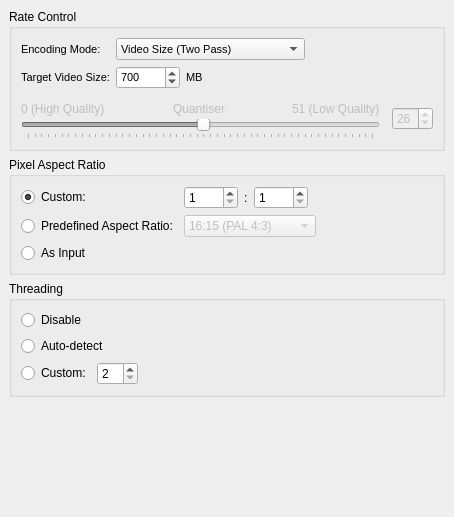
     <widget class="QWidget" name="tab" >
      <attribute name="title" >
       <string>General</string>
      </attribute>
      <layout class="QVBoxLayout" >
       <property name="margin" >
        <number>9</number>
       </property>
       <property name="spacing" >
        <number>6</number>
       </property>
       <item>
        <widget class="QGroupBox" name="groupBox_2" >
         <property name="title" >
          <string>Rate Control</string>
         </property>
         <layout class="QVBoxLayout" >
          <property name="margin" >
           <number>9</number>
          </property>
          <property name="spacing" >
           <number>6</number>
          </property>
          <item>
           <layout class="QGridLayout" >
            <property name="margin" >
             <number>0</number>
            </property>
            <property name="spacing" >
             <number>6</number>
            </property>
            <item row="1" column="0" >
             <widget class="QLabel" name="targetRateControlLabel1" >
              <property name="font" >
               <font>
                <family>MS Shell Dlg 2</family>
                <pointsize>8</pointsize>
                <weight>50</weight>
                <italic>false</italic>
                <bold>false</bold>
                <underline>false</underline>
                <strikeout>false</strikeout>
               </font>
              </property>
              <property name="text" >
               <string>Target Video Size:</string>
              </property>
             </widget>
            </item>
            <item row="0" column="1" >
             <layout class="QHBoxLayout" >
              <property name="margin" >
               <number>0</number>
              </property>
              <property name="spacing" >
               <number>6</number>
              </property>
              <item>
               <widget class="QComboBox" name="encodingModeComboBox" >
                <property name="font" >
                 <font>
                  <family>MS Shell Dlg 2</family>
                  <pointsize>8</pointsize>
                  <weight>50</weight>
                  <italic>false</italic>
                  <bold>false</bold>
                  <underline>false</underline>
                  <strikeout>false</strikeout>
                 </font>
                </property>
                <property name="currentIndex" >
                 <number>3</number>
                </property>
                <item>
                 <property name="text" >
                  <string>Constant Bitrate (Single Pass)</string>
                 </property>
                </item>
                <item>
                 <property name="text" >
                  <string>Constant Quality (Single Pass)</string>
                 </property>
                </item>
                <item>
                 <property name="text" >
                  <string>Average Quantizer (Single Pass)</string>
                 </property>
                </item>
                <item>
                 <property name="text" >
                  <string>Video Size (Two Pass)</string>
                 </property>
                </item>
                <item>
                 <property name="text" >
                  <string>Average Bitrate (Two Pass)</string>
                 </property>
                </item>
               </widget>
              </item>
              <item>
               <spacer>
                <property name="orientation" >
                 <enum>Qt::Horizontal</enum>
                </property>
                <property name="sizeHint" >
                 <size>
                  <width>40</width>
                  <height>20</height>
                 </size>
                </property>
               </spacer>
              </item>
             </layout>
            </item>
            <item row="0" column="0" >
             <widget class="QLabel" name="label" >
              <property name="font" >
               <font>
                <family>MS Shell Dlg 2</family>
                <pointsize>8</pointsize>
                <weight>50</weight>
                <italic>false</italic>
                <bold>false</bold>
                <underline>false</underline>
                <strikeout>false</strikeout>
               </font>
              </property>
              <property name="text" >
               <string>Encoding Mode:</string>
              </property>
             </widget>
            </item>
            <item row="1" column="1" >
             <layout class="QHBoxLayout" >
              <property name="margin" >
               <number>0</number>
              </property>
              <property name="spacing" >
               <number>6</number>
              </property>
              <item>
               <widget class="QSpinBox" name="targetRateControlSpinBox" >
                <property name="font" >
                 <font>
                  <family>MS Shell Dlg 2</family>
                  <pointsize>8</pointsize>
                  <weight>50</weight>
                  <italic>false</italic>
                  <bold>false</bold>
                  <underline>false</underline>
                  <strikeout>false</strikeout>
                 </font>
                </property>
                <property name="prefix" >
                 <string/>
                </property>
                <property name="maximum" >
                 <number>999999999</number>
                </property>
                <property name="value" >
                 <number>700</number>
                </property>
               </widget>
              </item>
              <item>
               <widget class="QLabel" name="targetRateControlLabel2" >
                <property name="font" >
                 <font>
                  <family>MS Shell Dlg 2</family>
                  <pointsize>8</pointsize>
                  <weight>50</weight>
                  <italic>false</italic>
                  <bold>false</bold>
                  <underline>false</underline>
                  <strikeout>false</strikeout>
                 </font>
                </property>
                <property name="text" >
                 <string>MB</string>
                </property>
               </widget>
              </item>
              <item>
               <spacer>
                <property name="orientation" >
                 <enum>Qt::Horizontal</enum>
                </property>
                <property name="sizeHint" >
                 <size>
                  <width>183</width>
                  <height>20</height>
                 </size>
                </property>
               </spacer>
              </item>
             </layout>
            </item>
           </layout>
          </item>
          <item>
           <spacer>
            <property name="orientation" >
             <enum>Qt::Vertical</enum>
            </property>
            <property name="sizeType" >
             <enum>QSizePolicy::Fixed</enum>
            </property>
            <property name="sizeHint" >
             <size>
              <width>20</width>
              <height>4</height>
             </size>
            </property>
           </spacer>
          </item>
          <item>
           <layout class="QHBoxLayout" >
            <property name="margin" >
             <number>0</number>
            </property>
            <property name="spacing" >
             <number>12</number>
            </property>
            <item>
             <layout class="QVBoxLayout" >
              <property name="margin" >
               <number>0</number>
              </property>
              <property name="spacing" >
               <number>0</number>
              </property>
              <item>
               <layout class="QHBoxLayout" >
                <property name="margin" >
                 <number>0</number>
                </property>
                <property name="spacing" >
                 <number>0</number>
                </property>
                <item>
                 <widget class="QLabel" name="quantiserLabel1" >
                  <property name="enabled" >
                   <bool>false</bool>
                  </property>
                  <property name="text" >
                   <string>0 (High Quality)</string>
                  </property>
                 </widget>
                </item>
                <item>
                 <spacer>
                  <property name="orientation" >
                   <enum>Qt::Horizontal</enum>
                  </property>
                  <property name="sizeHint" >
                   <size>
                    <width>40</width>
                    <height>20</height>
                   </size>
                  </property>
                 </spacer>
                </item>
                <item>
                 <widget class="QLabel" name="quantiserLabel2" >
                  <property name="enabled" >
                   <bool>false</bool>
                  </property>
                  <property name="text" >
                   <string>Quantiser</string>
                  </property>
                 </widget>
                </item>
                <item>
                 <spacer>
                  <property name="orientation" >
                   <enum>Qt::Horizontal</enum>
                  </property>
                  <property name="sizeHint" >
                   <size>
                    <width>40</width>
                    <height>20</height>
                   </size>
                  </property>
                 </spacer>
                </item>
                <item>
                 <widget class="QLabel" name="quantiserLabel3" >
                  <property name="enabled" >
                   <bool>false</bool>
                  </property>
                  <property name="text" >
                   <string>51 (Low Quality)</string>
                  </property>
                 </widget>
                </item>
               </layout>
              </item>
              <item>
               <widget class="QSlider" name="quantiserSlider" >
                <property name="enabled" >
                 <bool>false</bool>
                </property>
                <property name="maximum" >
                 <number>51</number>
                </property>
                <property name="pageStep" >
                 <number>5</number>
                </property>
                <property name="value" >
                 <number>26</number>
                </property>
                <property name="orientation" >
                 <enum>Qt::Horizontal</enum>
                </property>
                <property name="tickPosition" >
                 <enum>QSlider::TicksBelow</enum>
                </property>
               </widget>
              </item>
             </layout>
            </item>
            <item>
             <widget class="QSpinBox" name="quantiserSpinBox" >
              <property name="enabled" >
               <bool>false</bool>
              </property>
              <property name="maximum" >
               <number>51</number>
              </property>
              <property name="value" >
               <number>26</number>
              </property>
             </widget>
            </item>
           </layout>
          </item>
         </layout>
        </widget>
       </item>
       <item>
        <widget class="QGroupBox" name="groupBox_15" >
         <property name="title" >
          <string>Pixel Aspect Ratio</string>
         </property>
         <layout class="QVBoxLayout" >
          <property name="margin" >
           <number>9</number>
          </property>
          <property name="spacing" >
           <number>6</number>
          </property>
          <item>
           <layout class="QGridLayout" >
            <property name="margin" >
             <number>0</number>
            </property>
            <property name="spacing" >
             <number>6</number>
            </property>
            <item row="0" column="0" >
             <widget class="QRadioButton" name="sarCustomRadioButton" >
              <property name="text" >
               <string>Custom:</string>
              </property>
              <property name="checked" >
               <bool>true</bool>
              </property>
             </widget>
            </item>
            <item row="2" column="0" >
             <widget class="QRadioButton" name="sarAsInputRadioButton" >
              <property name="text" >
               <string>As Input</string>
              </property>
             </widget>
            </item>
            <item row="2" column="1" >
             <layout class="QHBoxLayout" >
              <property name="margin" >
               <number>0</number>
              </property>
              <property name="spacing" >
               <number>6</number>
              </property>
              <item>
               <widget class="QLabel" name="sarAsInputLabel" >
                <property name="enabled" >
                 <bool>false</bool>
                </property>
                <property name="text" >
                 <string/>
                </property>
               </widget>
              </item>
              <item>
               <spacer>
                <property name="orientation" >
                 <enum>Qt::Horizontal</enum>
                </property>
                <property name="sizeHint" >
                 <size>
                  <width>40</width>
                  <height>20</height>
                 </size>
                </property>
               </spacer>
              </item>
             </layout>
            </item>
            <item row="0" column="1" >
             <layout class="QHBoxLayout" >
              <property name="margin" >
               <number>0</number>
              </property>
              <property name="spacing" >
               <number>6</number>
              </property>
              <item>
               <widget class="QSpinBox" name="sarCustomSpinBox1" >
                <property name="maximum" >
                 <number>9999</number>
                </property>
                <property name="minimum" >
                 <number>1</number>
                </property>
                <property name="value" >
                 <number>1</number>
                </property>
               </widget>
              </item>
              <item>
               <widget class="QLabel" name="sarCustomLabel" >
                <property name="text" >
                 <string>:</string>
                </property>
               </widget>
              </item>
              <item>
               <widget class="QSpinBox" name="sarCustomSpinBox2" >
                <property name="maximum" >
                 <number>9999</number>
                </property>
                <property name="minimum" >
                 <number>1</number>
                </property>
                <property name="value" >
                 <number>1</number>
                </property>
               </widget>
              </item>
              <item>
               <spacer>
                <property name="orientation" >
                 <enum>Qt::Horizontal</enum>
                </property>
                <property name="sizeHint" >
                 <size>
                  <width>40</width>
                  <height>20</height>
                 </size>
                </property>
               </spacer>
              </item>
             </layout>
            </item>
            <item row="1" column="0" >
             <widget class="QRadioButton" name="sarPredefinedRadioButton" >
              <property name="text" >
               <string>Predefined Aspect Ratio:</string>
              </property>
             </widget>
            </item>
            <item row="1" column="1" >
             <layout class="QHBoxLayout" >
              <property name="margin" >
               <number>0</number>
              </property>
              <property name="spacing" >
               <number>6</number>
              </property>
              <item>
               <widget class="QComboBox" name="sarPredefinedComboBox" >
                <property name="enabled" >
                 <bool>false</bool>
                </property>
                <item>
                 <property name="text" >
                  <string>16:15 (PAL 4:3)</string>
                 </property>
                </item>
                <item>
                 <property name="text" >
                  <string>64:45 (PAL 16:9)</string>
                 </property>
                </item>
                <item>
                 <property name="text" >
                  <string>8:9 (NTSC 4:3)</string>
                 </property>
                </item>
                <item>
                 <property name="text" >
                  <string>32:27 (NTSC 16:9)</string>
                 </property>
                </item>
               </widget>
              </item>
              <item>
               <spacer>
                <property name="orientation" >
                 <enum>Qt::Horizontal</enum>
                </property>
                <property name="sizeHint" >
                 <size>
                  <width>40</width>
                  <height>20</height>
                 </size>
                </property>
               </spacer>
              </item>
             </layout>
            </item>
           </layout>
          </item>
         </layout>
        </widget>
       </item>
       <item>
        <widget class="QGroupBox" name="groupBox_17" >
         <property name="title" >
          <string>Threading</string>
         </property>
         <layout class="QVBoxLayout" >
          <property name="margin" >
           <number>9</number>
          </property>
          <property name="spacing" >
           <number>6</number>
          </property>
          <item>
           <layout class="QVBoxLayout" >
            <property name="margin" >
             <number>0</number>
            </property>
            <property name="spacing" >
             <number>6</number>
            </property>
            <item>
             <widget class="QRadioButton" name="threadDisableRadioButton" >
              <property name="text" >
               <string>Disable</string>
              </property>
             </widget>
            </item>
            <item>
             <widget class="QRadioButton" name="threadAutoDetectRadioButton" >
              <property name="text" >
               <string>Auto-detect</string>
              </property>
             </widget>
            </item>
            <item>
             <layout class="QHBoxLayout" >
              <property name="margin" >
               <number>0</number>
              </property>
              <property name="spacing" >
               <number>6</number>
              </property>
              <item>
               <widget class="QRadioButton" name="threadCustomRadioButton" >
                <property name="text" >
                 <string>Custom:</string>
                </property>
               </widget>
              </item>
              <item>
               <widget class="QSpinBox" name="threadCustomSpinBox" >
                <property name="maximum" >
                 <number>32</number>
                </property>
                <property name="minimum" >
                 <number>2</number>
                </property>
               </widget>
              </item>
              <item>
               <spacer>
                <property name="orientation" >
                 <enum>Qt::Horizontal</enum>
                </property>
                <property name="sizeHint" >
                 <size>
                  <width>40</width>
                  <height>20</height>
                 </size>
                </property>
               </spacer>
              </item>
             </layout>
            </item>
           </layout>
          </item>
         </layout>
        </widget>
       </item>
       <item>
        <spacer>
         <property name="orientation" >
          <enum>Qt::Vertical</enum>
         </property>
         <property name="sizeHint" >
          <size>
           <width>436</width>
           <height>111</height>
          </size>
         </property>
        </spacer>
       </item>
      </layout>
     </widget>
